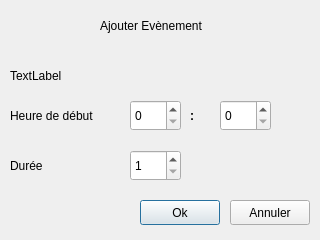
<?xml version="1.0" encoding="UTF-8"?>
<ui version="4.0">
 <class>AddEvent</class>
 <widget class="QDialog" name="AddEvent">
  <property name="windowModality">
   <enum>Qt::WindowModal</enum>
  </property>
  <property name="geometry">
   <rect>
    <x>0</x>
    <y>0</y>
    <width>320</width>
    <height>240</height>
   </rect>
  </property>
  <property name="windowTitle">
   <string>Dialog</string>
  </property>
  <widget class="QLabel" name="TitleLbl">
   <property name="geometry">
    <rect>
     <x>100</x>
     <y>10</y>
     <width>111</width>
     <height>31</height>
    </rect>
   </property>
   <property name="text">
    <string>Ajouter Evènement</string>
   </property>
  </widget>
  <widget class="QLabel" name="errorLbl">
   <property name="geometry">
    <rect>
     <x>10</x>
     <y>60</y>
     <width>301</width>
     <height>31</height>
    </rect>
   </property>
   <property name="text">
    <string>TextLabel</string>
   </property>
  </widget>
  <widget class="QSpinBox" name="hourStartSpin">
   <property name="geometry">
    <rect>
     <x>130</x>
     <y>100</y>
     <width>51</width>
     <height>31</height>
    </rect>
   </property>
   <property name="maximum">
    <number>23</number>
   </property>
  </widget>
  <widget class="QSpinBox" name="minStartSpin">
   <property name="geometry">
    <rect>
     <x>220</x>
     <y>100</y>
     <width>51</width>
     <height>31</height>
    </rect>
   </property>
   <property name="maximum">
    <number>55</number>
   </property>
   <property name="singleStep">
    <number>5</number>
   </property>
  </widget>
  <widget class="QSpinBox" name="durationSpin">
   <property name="geometry">
    <rect>
     <x>130</x>
     <y>150</y>
     <width>51</width>
     <height>31</height>
    </rect>
   </property>
   <property name="minimum">
    <number>1</number>
   </property>
   <property name="maximum">
    <number>24</number>
   </property>
  </widget>
  <widget class="QLabel" name="startHourLbl">
   <property name="geometry">
    <rect>
     <x>10</x>
     <y>100</y>
     <width>101</width>
     <height>31</height>
    </rect>
   </property>
   <property name="text">
    <string>Heure de début</string>
   </property>
  </widget>
  <widget class="QLabel" name="durationLbl">
   <property name="geometry">
    <rect>
     <x>10</x>
     <y>150</y>
     <width>91</width>
     <height>31</height>
    </rect>
   </property>
   <property name="text">
    <string>Durée</string>
   </property>
  </widget>
  <widget class="QPushButton" name="validateBtn">
   <property name="geometry">
    <rect>
     <x>140</x>
     <y>200</y>
     <width>80</width>
     <height>25</height>
    </rect>
   </property>
   <property name="text">
    <string>Ok</string>
   </property>
  </widget>
  <widget class="QPushButton" name="cancelBtn">
   <property name="geometry">
    <rect>
     <x>230</x>
     <y>200</y>
     <width>80</width>
     <height>25</height>
    </rect>
   </property>
   <property name="text">
    <string>Annuler</string>
   </property>
  </widget>
  <widget class="QLabel" name="label">
   <property name="geometry">
    <rect>
     <x>190</x>
     <y>95</y>
     <width>20</width>
     <height>41</height>
    </rect>
   </property>
   <property name="font">
    <font>
     <weight>75</weight>
     <bold>true</bold>
    </font>
   </property>
   <property name="text">
    <string>:</string>
   </property>
  </widget>
 </widget>
 <resources/>
 <connections/>
</ui>
